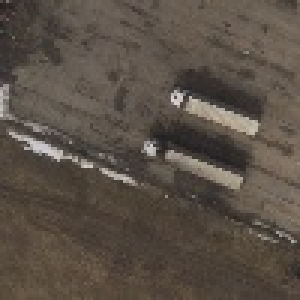
#> input picture Car/001.jpg, 100 x 100 px (shown 3 times larger); its folder holds only this picture in this run
$ python main.py
#> lines starting #> are read from the running program, lines starting #| are printed output that depends on the picture
### myHaar.py
from skimage import draw, transform, io, color, exposure
import numpy as np
import matplotlib.pyplot as plt
import os

LIGHT_COLOR = 255
DARK_COLOR = 50
NAME_OF_PROJECT = os.getcwd().split("\\")[-1]

'''
Функция создания признака Хаара
@w_list - список ширин прямоугольников (размер равносилен числу прямоугольников)
@h - высота прямоугольника
@alpha - угол наклона
@show_bit - бит разрешения отобржения
return img - возвращаемое изображение
'''
'''
def create_haar(w_list, h, alpha = 0, show_bit = 0):
    #заполняем нулями прямоугольник со сторонами w_list[n-1] и h
    img = np.zeros((h, w_list[len(w_list) - 1]), dtype=np.uint8)
    #устанавливаем начальную точку (0;0) - левый верхний угол
    begin_point = (0, 0);

    for i in range(0, len(w_list)):
        #конечня координата (h, w_list[i]) - правый нижний угол
        end_point = (h, w_list[i])
        rr, cc = draw.rectangle(begin_point, extent=end_point, shape=img.shape)
        if i % 2 == 0:
            img[rr, cc] = LIGHT_COLOR
            print(LIGHT_COLOR, begin_point, end_point)
        else:
            img[rr, cc] = DARK_COLOR
            print(DARK_COLOR, begin_point, end_point)

        begin_point = (0, w_list[i])

    if not show_bit:
        return img
    # показываем полученный признак
    io.imshow(img)
    io.show()
    # поворачиваем признак для детекции
    img = transform.rotate(img, 360-alpha, resize=True, preserve_range=False)
    io.imshow(img)
    io.show()
    return img
'''
'''
Функция создания признака Хаара
@w1=6 - ширина прямоугольника 1,
@w2=4 - ширина прямоугольника 2,
@w3=9 - ширина прямоугольника 3,
@w4=4 - ширина прямоугольника 4,
@w5=5 - ширина прямоугольника 5,
@h=9 - вытоса прямоугольников,
@alpha=19 - угол наклона признака,
@show_bit=1 - бит разрешения отображения признака
return img - матрица признака
'''


def create_haar_sign(w1, w2, w3, w4, w5, h, alpha, show_bit=0):
    # Заполняем нулями прямоугольную область h*wsum
    img = np.zeros((h, w1 + w2 + w3 + w4 + w5), dtype=np.uint8)
    # создаем белый прямоугольник h*w1
    rr, cc = draw.rectangle((0, 0), extent=(h, w1), shape=img.shape)
    img[rr, cc] = LIGHT_COLOR
    # создаем черный прямоугольник h*w2
    rr, cc = draw.rectangle((0, w1), extent=(h, w2), shape=img.shape)
    img[rr, cc] = DARK_COLOR
    # if w3 != 0, создаем белый прямоугольник h*w3
    if w3:
        rr, cc = draw.rectangle((0, w1 + w2), extent=(h, w3), shape=img.shape)
        img[rr, cc] = LIGHT_COLOR
    # if w4 != 0, создаем черный прямоугольник h*w4
    if w4:
        rr, cc = draw.rectangle((0, w1 + w2 + w3), extent=(h, w4), shape=img.shape)
        img[rr, cc] = DARK_COLOR

    # if w5 != 0, создаем белый прямоугольник h*w5
    if w5:
        rr, cc = draw.rectangle((0, w1 + w2 + w3 + w4), extent=(h, w5), shape=img.shape)
        # rr, cc = draw.rectangle((0, w1+w2+w3), extent=(h, w5+w4), shape=img.shape)
        img[rr, cc] = LIGHT_COLOR

    # возвращаем матрицу признака, если не выставлен бит отображения
    if not show_bit:
        return img
    # показываем полученный признак
    io.imshow(img)
    io.show()
    # поворачиваем на угол alpha признак для детекции
    img = transform.rotate(img, 360 - alpha, resize=True, preserve_range=False)
    io.imshow(img)
    io.show()
    return img


'''
Функция перевода изображения в полутон и black-white изображение
return dataset - набор из пар (исходное изображение, ЧБ)
'''


def create_dataset():
    dataset = []
    os.chdir("Car")
    img_list = os.listdir()
    for img in img_list:
        image = io.imread(img)
#> image is the input picture: shape (100, 100, 3); mean R, G, B 89.9, 80.1, 70.4
        # перевод в полутон
        img_gray = color.rgb2gray(image)
        # добавляем контраст изображению
        # (изображение, обрезание по сигма-функции, коэф. усиления, инверсия)
        img_contrast = exposure.adjust_sigmoid(img_gray, cutoff=0.5, gain=100, inv=False)
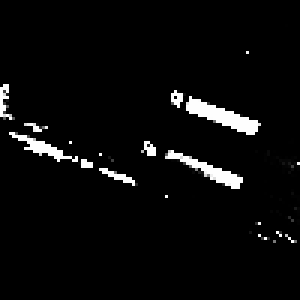
#> img_contrast: shape (100, 100) float64 (shown 3 times larger); min 3.01e-17, max 1, mean 0.0397
        io.imshow(img_contrast)
        io.show()
        dataset.append((image, img_contrast))

    os.chdir(os.getcwd() + "/../../" + NAME_OF_PROJECT)
    return dataset


'''
Функция определения на картинке элементов, подходящих под признак Хаара
@img - исходное ихображение,
@haar_sing_img - матрица признака.
return coord- координаты объекта,
return max_val - максимальное значение
'''


# [13 lines left out: function pruning, not called in this run]


'''
Функция детектирования изображения по признаку Хаара
@img - часть исходного изображения размером с признак
@haar_sign_img - матрица признака
return - разнца между суммами значений пикселей, входящих в белую и черную область
'''


# [22 lines left out: function detection, not called in this run]


'''
Фуекция обрисовки найденной области
@img - исходное изображение,
@c_img - копия сходного изображения,
@coordinates - координаты объекта,
@size - размер
'''


def show_zone(img, c_img, coordinates, size):
    c_img = color.gray2rgb(c_img)
    if coordinates != (-1, -1):
        rr, cc = draw.rectangle_perimeter(coordinates, extent=size, shape=img.shape)
        c_img[rr, cc] = (0, 1, 0)
        img[rr, cc] = (0, 255, 0)  # зеленая рамка

    io.imshow(c_img)
    io.show();
    io.imshow(img)
    io.show();


    label = "Car is detected" if coordinates != (-1, -1) else "Car is not found"
    fig, ax = plt.subplots(1, 2, squeeze=False)
    ax[0][0].set(title='Original')
    ax[0][0].imshow(img)
    ax[0][1].set(title='Grayscale (contrast)', xlabel=label)
    ax[0][1].imshow(c_img)
    io.show()

'''
Печать результатов (вывод)
'''


# [7 lines left out: function print2img_in_line, not called in this run]

### main.py
#import os
import myHaar as h

if __name__ == '__main__':

    car_dataset = h.create_dataset()
#> car_dataset = 1 item
    '''haar_sign = h.create_haar([12, 20, 80], h=15, alpha=19, show_bit=1)
    for n, image in enumerate(car_dataset):
        if n == 1:
            # ищем координаты в контрастном изображении
            coordinates, value = h.pruning(image[1], haar_sign)
            print(coordinates, value)
            h.show_zone(image[0], image[1], coordinates, haar_sign.shape)

    car_dataset = h.create_dataset()
    '''
    #(9,4,40,0,0,12,19,1)
    haar_sign = h.create_haar_sign(w1=4, w2=2, w3=24, w4=0, w5=0, h=4, alpha=19, show_bit=1)
#> in create_haar_sign, `io.show()`:
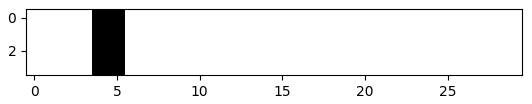
#> figure drawn by matplotlib, 1 panel
#> in create_haar_sign, `io.show()`:
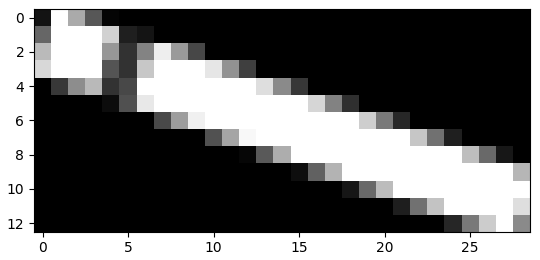
#> figure drawn by matplotlib, 1 panel
    print("Haar shape: {}".format(haar_sign.shape))
    h.show_zone(car_dataset[0][0], car_dataset[0][1], (25, 50), haar_sign.shape)
#> in show_zone, `c_img[rr, cc] = (0, 1, 0)`:
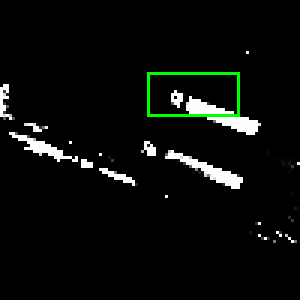
#> c_img: shape (100, 100, 3) float64 (shown 3 times larger); mean R, G, B 0.0383, 0.0471, 0.0383
    for n, image in enumerate(car_dataset):
        if n == 4:
            # ищем координаты в контрастном изображении
            coordinates, value = h.pruning(image[1], haar_sign)
            print("Coord = {}, diff = {}".format(coordinates, value))
            h.show_zone(image[0], image[1], coordinates, haar_sign.shape)
#> this loop made 1 pass

$ run again, on Car/050.jpg
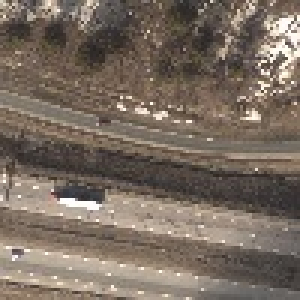
#> input picture Car/050.jpg, 100 x 100 px (shown 3 times larger)
#> in create_dataset, image is the input picture: shape (100, 100, 3); mean R, G, B 121.1, 108.1, 96.6
#> in create_dataset, `img_contrast = exposure.adjust_sigmoid(img_gray, cutoff=0.5, gain=100,..`:
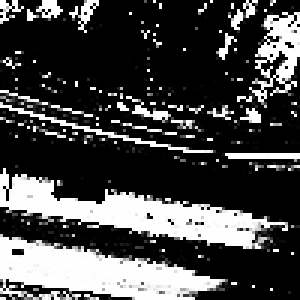
#> img_contrast: shape (100, 100) float64 (shown 3 times larger); min 1.03e-16, max 1, mean 0.278
#> car_dataset = 1 item
#> in show_zone, `c_img[rr, cc] = (0, 1, 0)`:
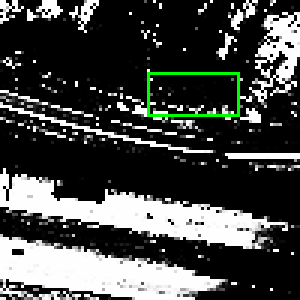
#> c_img: shape (100, 100, 3) float64 (shown 3 times larger); mean R, G, B 0.276, 0.285, 0.276
#> the loop `for n, image in enumerate(car_dataset):` made 1 pass

$ run again, on Car/002.jpg
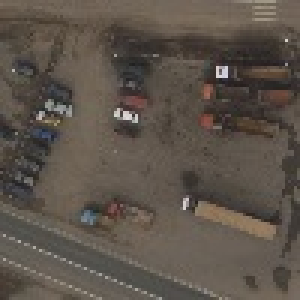
#> input picture Car/002.jpg, 100 x 100 px (shown 3 times larger)
#> in create_dataset, image is the input picture: shape (100, 100, 3); mean R, G, B 92.4, 83.4, 74.4
#> in create_dataset, `img_contrast = exposure.adjust_sigmoid(img_gray, cutoff=0.5, gain=100,..`:
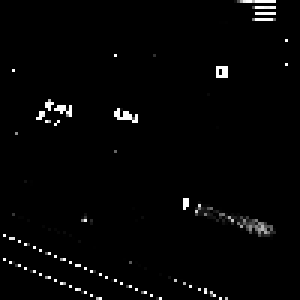
#> img_contrast: shape (100, 100) float64 (shown 3 times larger); min 4.44e-17, max 1, mean 0.0191
#> car_dataset = 1 item
#> in show_zone, `c_img[rr, cc] = (0, 1, 0)`:
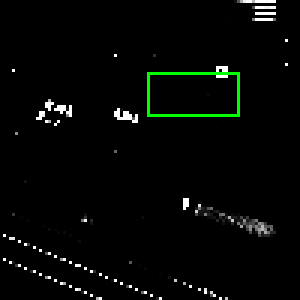
#> c_img: shape (100, 100, 3) float64 (shown 3 times larger); mean R, G, B 0.0188, 0.0276, 0.0188
#> the loop `for n, image in enumerate(car_dataset):` made 1 pass

$ run again, on Car/003.jpg
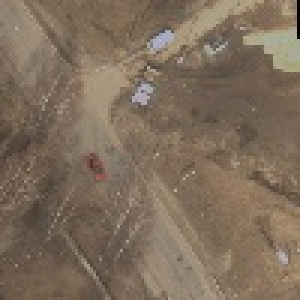
#> input picture Car/003.jpg, 100 x 100 px (shown 3 times larger)
#> in create_dataset, image is the input picture: shape (100, 100, 3); mean R, G, B 126.8, 109.7, 91.9
#> in create_dataset, `img_contrast = exposure.adjust_sigmoid(img_gray, cutoff=0.5, gain=100,..`:
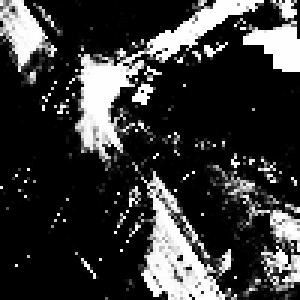
#> img_contrast: shape (100, 100) float64 (shown 3 times larger); min 2.69e-22, max 1, mean 0.22
#> car_dataset = 1 item
#> in show_zone, `c_img[rr, cc] = (0, 1, 0)`:
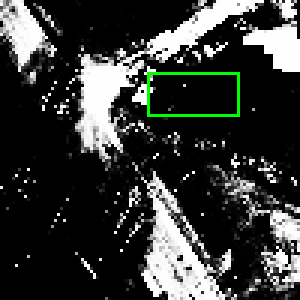
#> c_img: shape (100, 100, 3) float64 (shown 3 times larger); mean R, G, B 0.219, 0.228, 0.219
#> the loop `for n, image in enumerate(car_dataset):` made 1 pass

$ run again, on Car/013.jpg
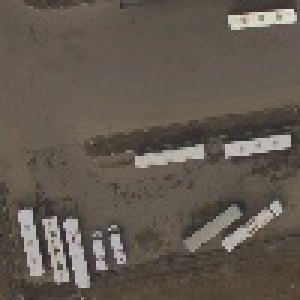
#> input picture Car/013.jpg, 100 x 100 px (shown 3 times larger)
#> in create_dataset, image is the input picture: shape (100, 100, 3); mean R, G, B 97.8, 89.2, 80.4
#> car_dataset = 1 item
#> in show_zone, `c_img[rr, cc] = (0, 1, 0)`:
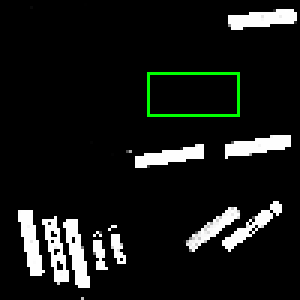
#> c_img: shape (100, 100, 3) float64 (shown 3 times larger); mean R, G, B 0.085, 0.0938, 0.085
#> the loop `for n, image in enumerate(car_dataset):` made 1 pass
